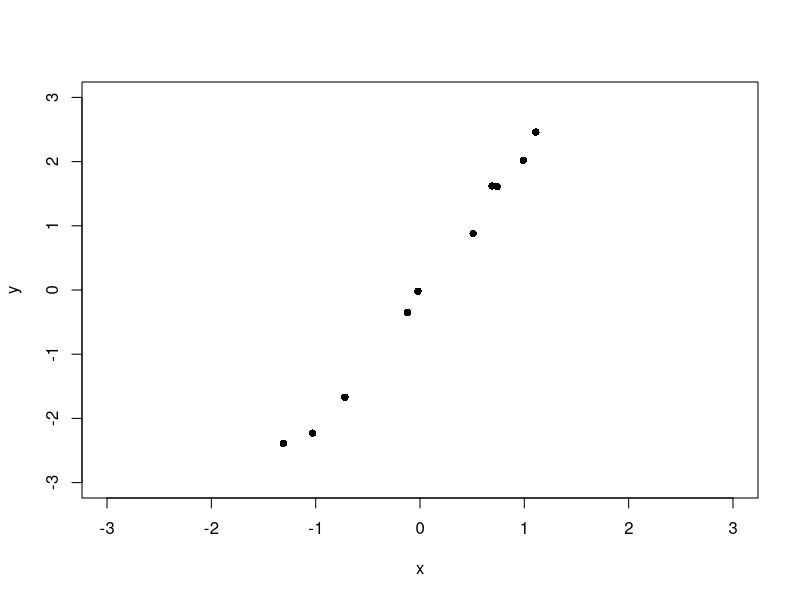
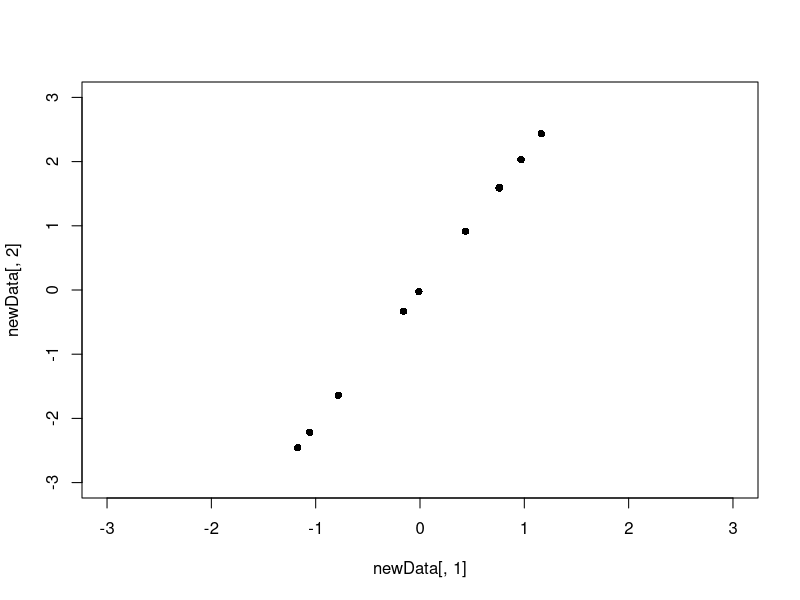

R code for these plots, in order:
rm(list=ls(all=TRUE))

#SVD of a square matrix
rotMatrix <- matrix(c(seq(1:25)),
                    nrow=5)
rotMatrix

singValDec <- svd(rotMatrix)
s <- diag(singValDec[[1]])
u <- singValDec[[2]]
v <- singValDec[[3]]
vt=t(v)

s
u
vt

Val=c(1,1,1,1,1)
compTran=rotMatrix%*%Val
compTran

firstTrans=vt%*%Val
secTrans=s%*%firstTrans
finTrans=u%*%secTrans
finTrans

s
vtR1=vt[1:2,]
sR1=s[1:2,1:2]
uR1=u[,1:2]

firstTransR1=vtR1%*%Val
secTransR1=sR1%*%firstTransR1
finTransR1=uR1%*%secTransR1
finTransR1

vtR=vt[1,]
sR=as.matrix(s[1,1])
uR=u[,1]

firstTransR=vtR%*%Val
secTransR=sR%*%firstTransR
finTransR=uR%*%secTransR
finTransR

#SVD of a non-Square matrix

rotMatrix=matrix(c(seq(1:30)),nrow=6)
rotMatrix
singValDec=svd(rotMatrix)
s <- diag(singValDec[[1]])
u <- singValDec[[2]]
v <- singValDec[[3]]
vt=t(v)

dim(u)
dim(vt)
dim(s)
s

Val=c(1,1,1,1,1)
compTran=rotMatrix%*%Val
compTran

firstTrans=vt%*%Val
secTrans=s%*%firstTrans
finTrans=u%*%secTrans
finTrans

diag(s)
vtR1=vt[1:2,]
sR1=s[1:2,1:2]
uR1=u[,1:2]

firstTransR1=vtR1%*%Val
secTransR1=sR1%*%firstTransR1
finTransR1=uR1%*%secTransR1
finTransR1


vtR=vt[1,]
sR=as.matrix(s[1,1])
uR=u[,1]

firstTransR=vtR%*%Val
secTransR=sR%*%firstTransR
finTransR=uR%*%secTransR
finTransR

#Image compression

image=matrix(c(rep(1,375)),nrow=25)
for(i in 6:20){
  for(j in 3:13){
    image[i,j]=0
  }
}

for(i in 9:17){
  for(j in 6:10){
    image[i,j]=1
  }
}

image

imageSVD=svd(image)

s <- diag(imageSVD[[1]])
diag(s)

u <- imageSVD[[2]]
vt <- t(imageSVD[[3]])
s=s[1:3,1:3]
u=u[,1:3]
vt=vt[1:3,]
dim(u)
dim(vt)
newImage=u%*%s%*%vt
newImage

#noise reduction in data

x <- c(-1.03,0.74,-0.02,0.51,-1.31,0.99,0.69,-0.12,-0.72,1.11)
y <- c(-2.23,1.61,-0.02,0.88,-2.39,2.02,1.62,-0.35,-1.67,2.46)

plot(y~x, xlim=c(-3,3), ylim=c(-3,3), pch=16)

data <- cbind(x,y)

dataSVD <- svd(data)

s <- diag(dataSVD[[1]])
s
s <- as.matrix(s[1,1])
u=dataSVD[[2]]
u=as.matrix(u[,1])
v=dataSVD[[3]]
vt=t(v)
vt=t(as.matrix(vt[1,]))

newData=u%*%s%*%vt

plot(newData[,2]~newData[,1], xlim=c(-3,3), ylim=c(-3,3), pch=16)
